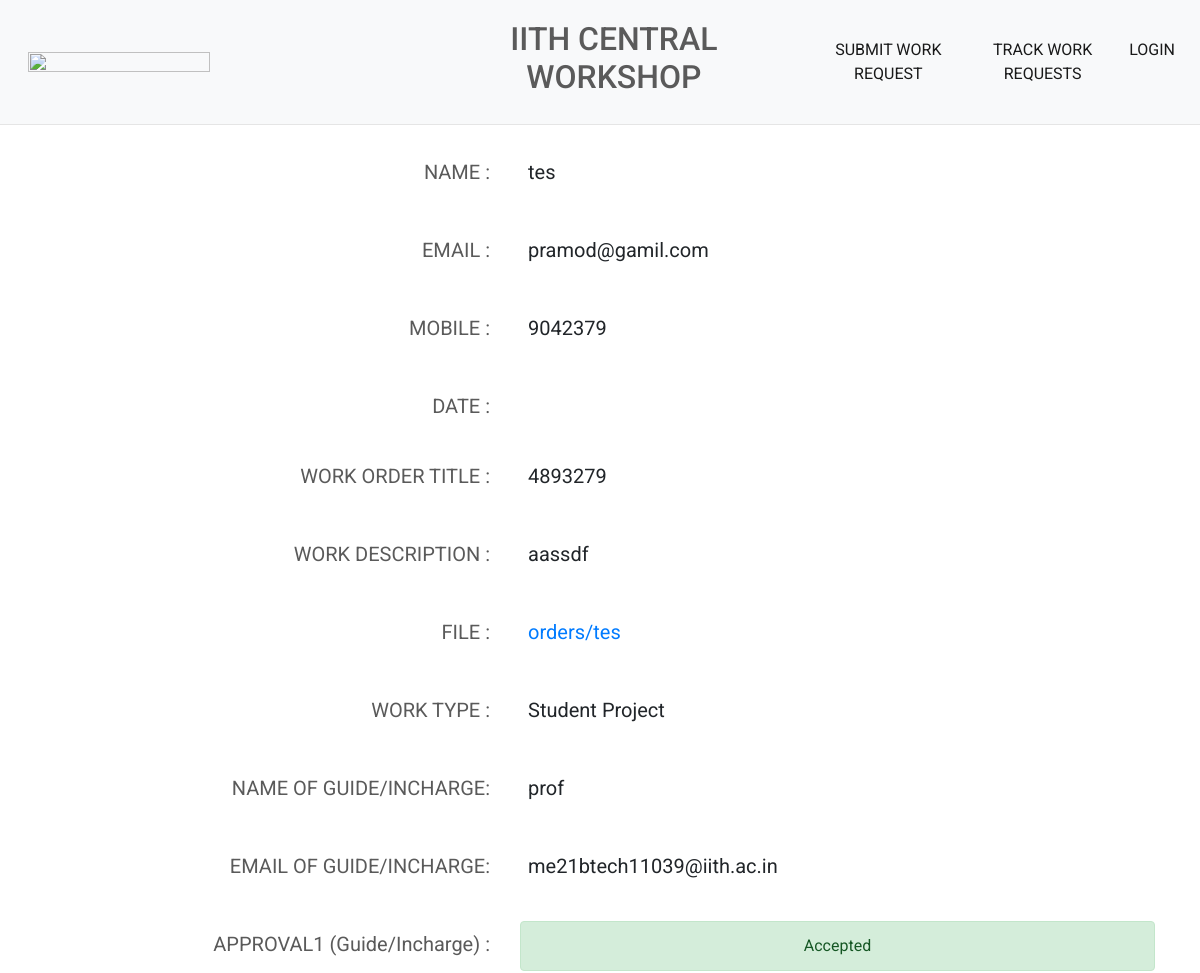
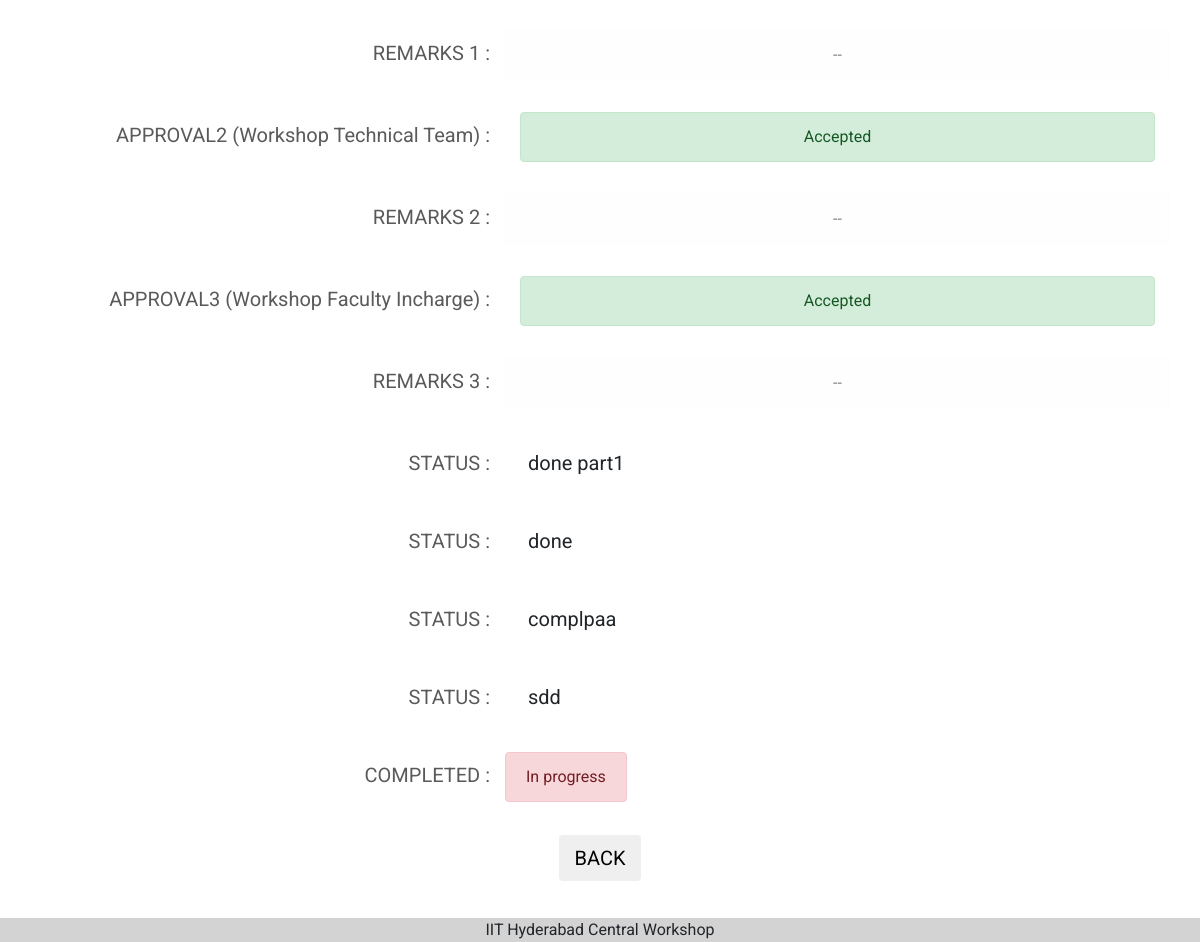
Page /detail/35/ on the committed database (2 pictures, top to bottom).
### app/models.py (models this page shows)
class Order(models.Model):
    id = models.BigAutoField(primary_key=True)
    name = models.TextField(max_length=100, blank=True)
    mail = models.TextField(max_length=100, blank=True)
    mobile = models.BigIntegerField()
    work = models.TextField(max_length=500, blank=True)
    worktype = models.TextField(max_length=20, blank=True)
    title = models.TextField(max_length=100, blank=True)
    file = models.FileField(upload_to='orders/', blank=True, null=True)
    uploaded_at = models.DateTimeField(auto_now_add=True)
    prof_name = models.TextField(max_length=100, blank=True)
    prof_mail = models.TextField(max_length=100, blank=True)
    approval1 = models.CharField(max_length=10, choices=STATUS_CHOICES, default='Pending')
    approval2 = models.CharField(max_length=10, choices=STATUS_CHOICES, default='Pending')
    approval3 = models.CharField(max_length=10, choices=STATUS_CHOICES, default='Pending')
    complete = models.CharField(max_length=10, choices=STATUS_CHOICES1, default='Inprogress')
    remarks = models.TextField(max_length=1000, blank=True)
    assigned = models.TextField(max_length=100, blank=True)
    expected_at = models.DateField(null=True, blank=True)

class Status(models.Model):
	id = models.BigAutoField(primary_key=True)
	order = models.IntegerField()
	status_text = models.TextField(max_length=1000,blank=True)
	uploaded_at = models.DateTimeField(auto_now_add=True)

### app/views.py (the view)
# urls.py: re_path(r'^detail/(?P<order_id>[0-9]+)/$', views.detail, name='detail'),
def detail(request,order_id):
	order = Order.objects.get(id=order_id)
	status_list = Status.objects.filter(order=order_id)
	return render(request,'app/detail.html',{'order':order,'status_list':status_list})

### templates/app/detail.html
{% load static %}
<link rel="stylesheet" type="text/css" href="{% static 'css/detail.css' %}">
{% include "base.html" %}
<div class="container" style="text-align: center; margin-top: 2%; margin-bottom: 5%;">
	<div class="form-group row">
		<label for="name" class="col-sm-5">NAME : </label>
		<div class="col-sm-7">
			<p class="info">{{ order.name }}</p>
		</div>
	</div>
	<div class="form-group row">
		<label for="email" class="col-sm-5">EMAIL : </label>
		<div class="col-sm-7">
			<p class="info">{{ order.mail }}</p>
		</div>
	</div>
	<div class="form-group row">
		<label for="mobile" class="col-sm-5">MOBILE : </label>
		<div class="col-sm-7">
			<p class="info">{{ order.mobile }}</p>
		</div>
	</div>
	<div class="form-group row">
		<label for="date" class="col-sm-5">DATE : </label>
		<div class="col-sm-7">
			<p class="info">{{ order.uploaded_at|date:"d M Y" }}</p>
		</div>
	</div>
	<div class="form-group row">
		<label for="work_order_title" class="col-sm-5">WORK ORDER TITLE : </label>
		<div class="col-sm-7">
			<p class="info">{{ order.title }}</p>
		</div>
	</div>
	<div class="form-group row">
		<label for="work_description" class="col-sm-5">WORK DESCRIPTION : </label>
		<div class="col-sm-7">
			<p class="info">{{ order.work }}</p>
		</div>
	</div>
	<div class="form-group row">
		<label for="file" class="col-sm-5">FILE : </label>
		<div class="col-sm-7">
			<p class="info"><a href="/media/{{ order.file }}">{{ order.file }}</a></p>
		</div>
	</div>
	<div class="form-group row">
		<label for="work_type" class="col-sm-5">WORK TYPE : </label>
		<div class="col-sm-7">
			<p class="info">{{ order.worktype }}</p>
		</div>
	</div>
	<div class="form-group row">
		<label for="guide_name" class="col-sm-5">NAME OF GUIDE/INCHARGE: </label>
		<div class="col-sm-7">
			<p class="info">{{ order.prof_name }}</p>
		</div>
	</div>
	<div class="form-group row">
		<label for="guide_email" class="col-sm-5">EMAIL OF GUIDE/INCHARGE: </label>
		<div class="col-sm-7">
			<p class="info">{{ order.prof_mail }}</p>
		</div>
	</div>
	<div class="form-group row">
		<label for="approval1" class="col-sm-5">APPROVAL1 (Guide/Incharge) : </label>
		<div class="col-sm-7">
			{% if order.approval1 == 'Pending' %}
			<div class="alert alert-primary" role="alert">
				{{ order.approval1 }}
			</div>
			{% elif order.approval1 == 'Accepted' %}
			<div class="alert alert-success" role="alert">
				{{ order.approval1 }}
			</div>
			{% elif order.approval1 == 'Rejected' %}
			<div class="alert alert-danger" role="alert">
				{{ order.approval1 }}
			</div>
			{% endif %}
		</div>
	</div>
	<div class="form-group row">
		<label for="remarks1" class="col-sm-5">REMARKS 1 : </label>
		<div class="alert alert-light col-sm-7" role="alert">
			{% if order.remarks1 %}
			{{ order.remarks1 }}
			{% else %}
			--
			{% endif %}
		</div>
	</div>
	<div class="form-group row">
		<label for="approval2" class="col-sm-5">APPROVAL2 (Workshop Technical Team) : </label>
		<div class="col-sm-7">
			{% if order.approval2 == 'Pending' %}
			<div class="alert alert-primary" role="alert">
				{{ order.approval2 }}
			</div>
			{% elif order.approval2 == 'Accepted' %}
			<div class="alert alert-success" role="alert">
				{{ order.approval2 }}
			</div>
			{% elif order.approval2 == 'May be' %}
			<div class="alert alert-warning" role="alert">
				{{ order.approval2 }}
			</div>
			{% elif order.approval2 == 'Rejected' %}
			<div class="alert alert-danger" role="alert">
				{{ order.approval2 }}
			</div>
			{% endif %}
		</div>
	</div>
	<div class="form-group row">
		<label for="remarks2" class="col-sm-5">REMARKS 2 : </label>
		<div class="alert alert-light col-sm-7" role="alert">
			{% if order.remarks2 %}
			{{ order.remarks2 }}
			{% else %}
			--
			{% endif %}
		</div>
	</div>
	<div class="form-group row">
		<label for="approval3" class="col-sm-5">APPROVAL3 (Workshop Faculty Incharge) : </label>
		<div class="col-sm-7">
			{% if order.approval3 == 'Pending' %}
			<div class="alert alert-primary" role="alert">
				{{ order.approval3 }}
			</div>
			{% elif order.approval3 == 'Accepted' %}
			<div class="alert alert-success" role="alert">
				{{ order.approval3 }}
			</div>
			{% elif order.approval3 == 'Rejected' %}
			<div class="alert alert-danger" role="alert">
				{{ order.approval3 }}
			</div>
			{% endif %}
		</div>
	</div>
	<div class="form-group row">
		<label for="remarks3" class="col-sm-5">REMARKS 3 : </label>
		<div class="alert alert-light col-sm-7" role="alert">
			{% if order.remarks3 %}
			{{ order.remarks3 }}
			{% else %}
			--
			{% endif %}
		</div>
	</div>
	{% if status_list %}
	{% for status in status_list %}
	<div class="form-group row">
		<label for="status" class="col-sm-5">STATUS : </label>
		<div class="col-sm-7">
			<p class="info">{{ status.status_text }}</p>
		</div>
	</div>
	{% endfor %}
	<div class="form-group row">
		<label for="completed" class="col-sm-5">COMPLETED : </label>
		<div class="col-mg-8">
			<div>
				{% if order.completed %}
				<div class="alert alert-success" role="alert">Work Done</div>
				{% else %}
				<div class="alert alert-danger" role="alert">In progress</div>
				{% endif %}
			</div>
		</div>
	</div>
	{% endif %}
	<div class="form-group row">
		<div class="col-sm-12">
			<a href="/orders"><button class="btn btn-lg">BACK</button></a>
		</div>
	</div>
</div>
{% include "footer.html" %}

### static/css/detail.css (style rules this page uses)
.info { font-size: 1.25rem; text-align: left; padding: 0.5rem; }

### static/css/styles.css (style rules this page uses)
body { font-family: 'Roboto', sans-serif; min-height: 100%; margin: 0; padding: 0; }
a { text-decoration: none; transition-duration: 1s; }
label { font-size: 1.25rem; padding: 0.5rem; text-align: right; color: #5a5a5a; }
.btn { border: solid #ffffff 1px; transition-duration: 0.5s; }

### rows in the picture
Order: name "tes", mail "pramod@gamil.com", mobile "9042379", title "4893279", work "aassdf", file "orders/tes", worktype "Student Project", prof_name "prof", prof_mail "me21btech11039@iith.ac.in", approval1 "Accepted", approval2 "Accepted", approval3 "Accepted"
Status: status_text "done part1"
Status: status_text "done"
Status: status_text "complpaa"
Status: status_text "sdd"
